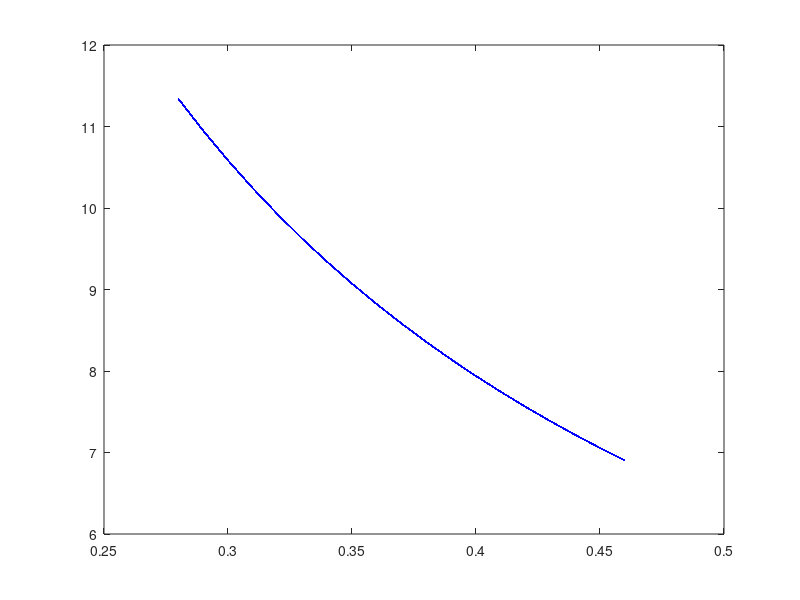

The MATLAB script that drew this image:
p = 1.225;
g = 9.81;
Vcruise = 20;
forceLift = 31.1376; %cruise flight (7lbs)
weight = 3.17515;
Cl0 = 0.5;
Cl = 0.01; %This value needs to be adjusted
Cdo = 0.0055; %Single engine light aircraft
span = 0.91:0.01:1.83;
thrustToWeight = 0.85;
Vto = 7;
u = 0.03;
Sref = 0.28:0.01:0.46;
aspectRatio = zeros(1, length(Sref));
wingLoading = zeros(1, length(Sref));
groundRoll = zeros(1, length(Sref));
%Sref = (2*forceLift)/(p*(Vcruise^2)*Cl0);
for j = span 
    index = 1;
    for i = Sref
        aspectRatio(index) = j^2/i;
        e = 1.78*(1 - 0.045*aspectRatio(index)^0.68)-0.64;
        K = 1/(pi*aspectRatio(index)*e);
        wingL = weight/i;
        wingLoading(index) = wingL;
        groundFunc = @(V) V/(g*((thrustToWeight - u) + (p/(2*wingL))*(-Cdo-K*Cl^2 + u*Cl)*V.^2));
        groundRoll(index) = integral(groundFunc, 0, Vto, 'ArrayValued', true);
        index = index + 1;
        %disp(['Wing Span (ft): ' num2str(j*3.218)]);
        %disp(['Wing Chord (ft): ' num2str(i/(j*3.218))]);
        %disp(['Aspect Ratio: ' num2str(aspectRatio)]);
        %disp(['Wing Loading: ' num2str(wingLoading)]);
        disp(['Ground Roll: ' num2str(groundRoll)]);
        %disp('---------------------------');
    end
    %plot(Sref, aspectRatio, 'Color', 'r');
    %hold on;
    plot(Sref, wingLoading, 'Color', 'b');
    hold on;
    %plot(Sref, groundRoll, 'Color', 'y');
    %hold on;
end